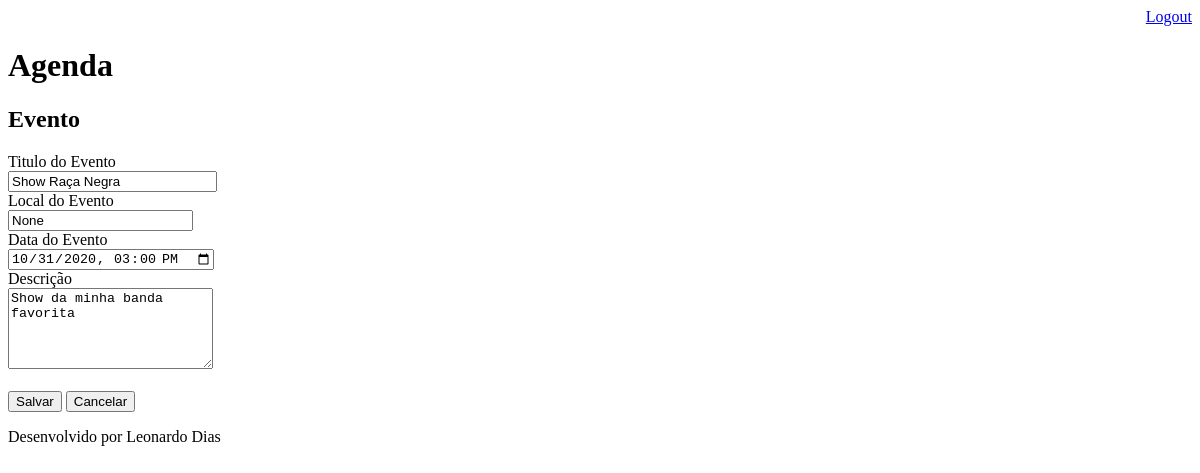
Before: /agenda/evento/?id=3 (signed in) with the older database file.
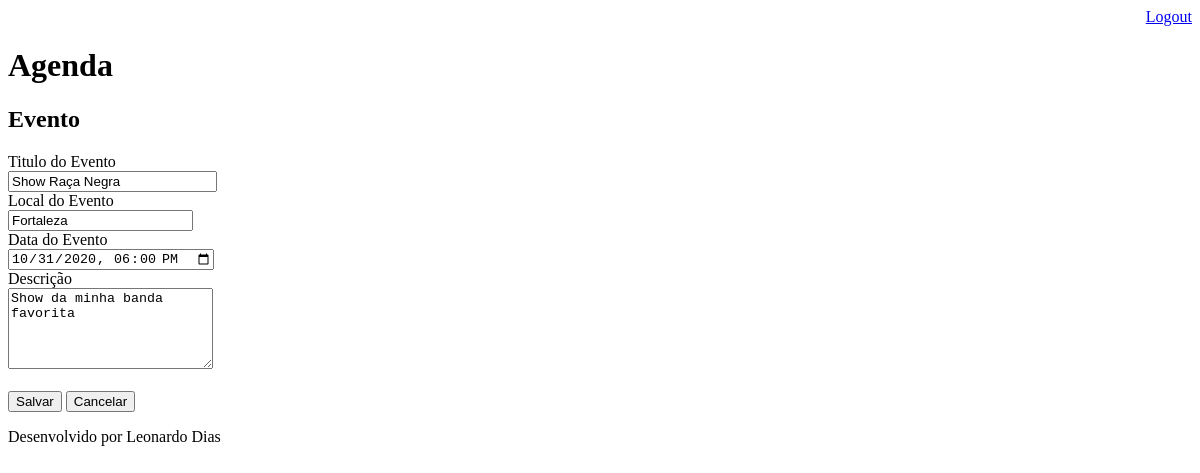
After: the same page with the newer database file.
### core/models.py (models this page shows, shortened)
class Evento(models.Model):
    titulo = models.CharField(max_length=100)
    descricao = models.TextField(blank=True, null=True)
    data_evento = models.DateTimeField(verbose_name='Data do Evento')
    data_criacao = models.DateTimeField(auto_now=True, verbose_name='Data de Criação do Evento')
    local_evento = models.CharField(max_length= 50, blank=True, null=True, verbose_name='Local do Evento')
    usuario = models.ForeignKey(User, on_delete=models.CASCADE)
    class Meta:
        db_table = 'evento'
    def get_data_input_evento(self):
        return self.data_evento.strftime('%Y-%m-%dT%H:%M')

### core/views.py (the view)
# urls.py: path('agenda/evento/', views.evento),
@login_required(login_url='/login/')
def evento(request):
    id_evento = request.GET.get('id')
    dados = {}
    if id_evento:
        dados['evento'] = Evento.objects.get(id=id_evento)
    return render(request, 'evento.html',dados)

### templates/evento.html (shortened to what this page needs)
{% extends "model-page.html" %}
{% block content %}
<h2>Evento</h2>
<form action="submit" method="POST">{% csrf_token %}
    <label>Titulo do Evento</label>
    <br>
    <input type='text' name='titulo' size="23" value="{{ evento.titulo }}">
    <br>
    <label>Local do Evento</label>
    <br>
    <input type="text" name="local_evento" value="{{ evento.local_evento }}">
    <br>
    <label>Data do Evento</label>
    <br>
    <input type='datetime-local' name='data_evento' value="{{ evento.get_data_input_evento }}">
    <br>
    <label>Descrição</label>
    <br>
    <textarea name='descricao' rows='5' cols="23">{{ evento.descricao }}</textarea>
    <br><br>
    <button type='submit'>Salvar</button>
    <a href="/">
        <button type='button'>Cancelar</button>
    </a>
</form>
{% endblock %}

Changed rows visible on the page:
changed Evento "Show Raça Negra": local_evento "None" → "Fortaleza"; data_evento "10/31/2020 15:00" → "10/31/2020 18:00"
